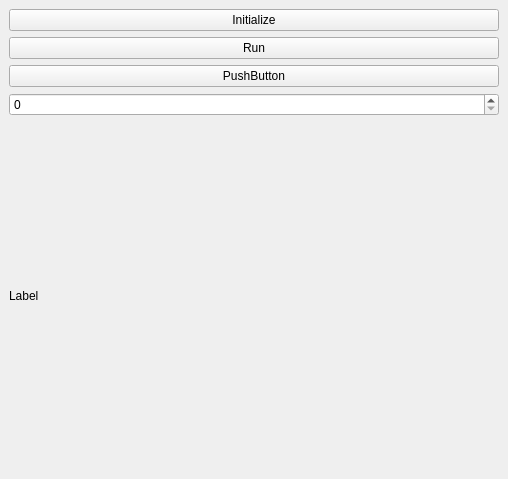
<?xml version="1.0" encoding="UTF-8"?>
<ui version="4.0">
 <class>SamplePlugin</class>
 <widget class="QDockWidget" name="SamplePlugin">
  <property name="geometry">
   <rect>
    <x>0</x>
    <y>0</y>
    <width>508</width>
    <height>479</height>
   </rect>
  </property>
  <property name="windowTitle">
   <string>DockWidget</string>
  </property>
  <widget class="QWidget" name="dockWidgetContents">
   <layout class="QVBoxLayout" name="verticalLayout_2">
    <item>
     <layout class="QVBoxLayout" name="verticalLayout">
      <item>
       <widget class="QPushButton" name="_btn0">
        <property name="text">
         <string>Initialize</string>
        </property>
       </widget>
      </item>
      <item>
       <widget class="QPushButton" name="_btn1">
        <property name="text">
         <string>Run</string>
        </property>
       </widget>
      </item>
      <item>
       <widget class="QPushButton" name="pushButton">
        <property name="text">
         <string>PushButton</string>
        </property>
       </widget>
      </item>
      <item>
       <widget class="QSpinBox" name="_spinBox"/>
      </item>
      <item>
       <widget class="QLabel" name="_label">
        <property name="text">
         <string>Label</string>
        </property>
       </widget>
      </item>
     </layout>
    </item>
   </layout>
  </widget>
 </widget>
 <resources/>
 <connections/>
</ui>
